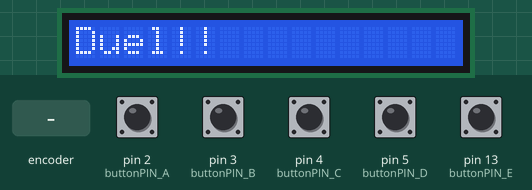
This sketch was run on a simulated Arduino Uno, built with avr-gcc and run on an emulated ATmega328P. Shown: 16×1 character LCD. The test bench sets the inputs (shaded band); at power-on: pin 2 (buttonPIN_A), pin 3 (buttonPIN_B), pin 4 (buttonPIN_C), pin 5 (buttonPIN_D), pin 13 (buttonPIN_E) HIGH.

Above: at 1.2 s.
1.3 s: rotary encoder on pin 2 (buttonPIN_A) / pin 3 (buttonPIN_B) turned 3 steps (first pin leading)
At 3.0 s:
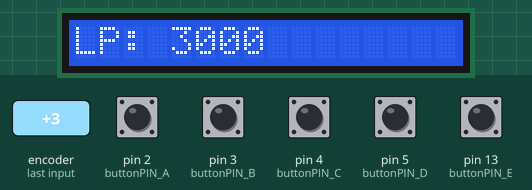
3.4 s: pin 13 (buttonPIN_E) pulled LOW for 0.15 s
At 3.8 s:
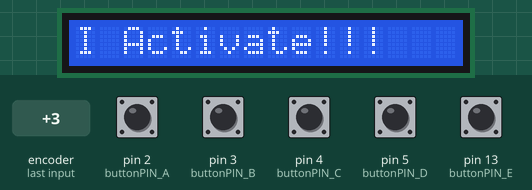
5.0 s: pin 4 (buttonPIN_C) pulled LOW for 0.15 s
At 6.2 s:
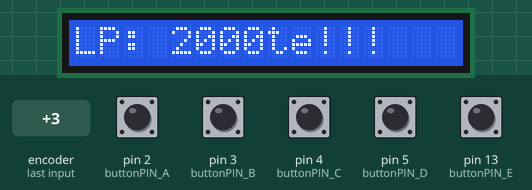
6.6 s: pin 5 (buttonPIN_D) pulled LOW for 0.15 s
At 7.4 s:
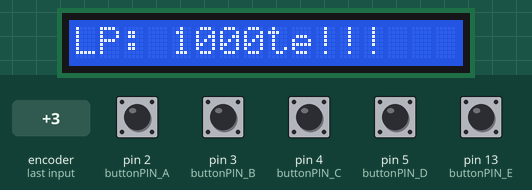
8.2 s: rotary encoder on pin 2 (buttonPIN_A) / pin 3 (buttonPIN_B) turned 1 step (first pin leading)
At 9.3 s:
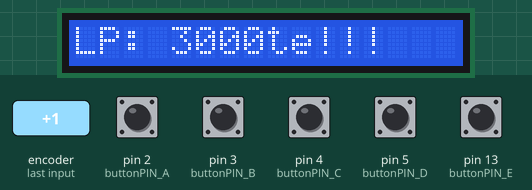
9.9 s: pin 13 (buttonPIN_E) pulled LOW for 1 s
At 11.2 s:
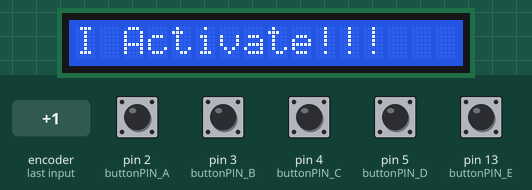
Timing chart, 0 to 12.9 s (numbered marks = the images above; inputs shaded):
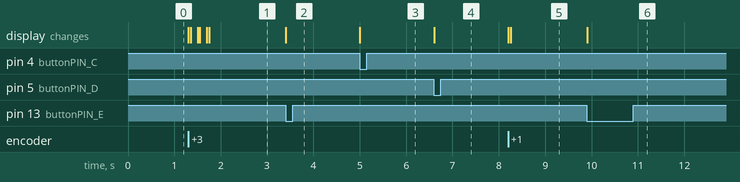

The sketch:

Dual_DiskDisplay_Code.ino
```cpp
#include <LiquidCrystal.h>

#define buttonPIN_A 2 //count by 1000
#define buttonPIN_B 3 //count by 100
#define buttonPIN_C 4 //count by 10
#define buttonPIN_D 5 //count by 1
#define buttonPIN_E 13 //Secret TEXT!!!

LiquidCrystal lcd(7, 8, 9, 10, 11, 12);

void setup() {
lcd.begin(16 , 1);
lcd.print("Duel!!");
  pinMode(buttonPIN_A, INPUT_PULLUP);
  pinMode(buttonPIN_B, INPUT_PULLUP);
  pinMode(buttonPIN_C, INPUT_PULLUP);
  pinMode(buttonPIN_D, INPUT_PULLUP);
  pinMode(buttonPIN_E, INPUT_PULLUP);
}

void loop() {
 lcd.setCursor(0, 1);
  if (digitalRead(buttonPIN_A) == LOW) {
      lcd.write("LP: 4000");
} else if (digitalRead(buttonPIN_B) == LOW) {
      lcd.write("LP: 3000");
} else if (digitalRead(buttonPIN_C) == LOW){
      lcd.write("LP: 2000");
} else if (digitalRead(buttonPIN_D) == LOW){
      lcd.write("LP: 1000");
} else if (digitalRead(buttonPIN_E) == LOW){
      lcd.write("I Activate!!!");
}
}
```

Measured:
- after the input at 1.3 s, the display: first changes at once (image 1 shows a later state)
- after the input at 3.4 s, the display: changes at once (image 2)
- after the input at 5.0 s, the display: changes at once (image 3)
- after the input at 6.6 s, the display: changes at once (image 4)
- after the input at 8.2 s, the display: first changes at once (image 5 shows a later state)
- after the input at 9.9 s, the display: changes at once (image 6)
